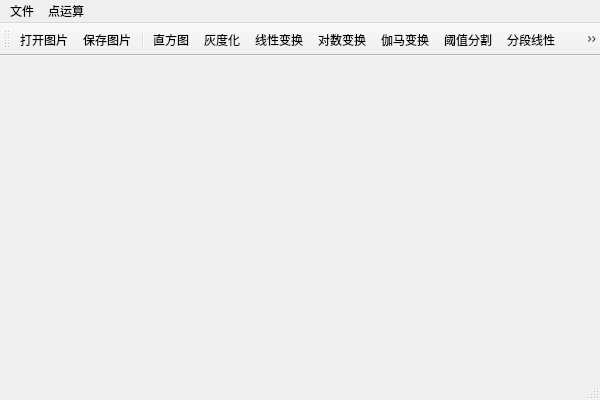
<?xml version="1.0" encoding="UTF-8"?>
<ui version="4.0">
 <class>Image_ProcessClass</class>
 <widget class="QMainWindow" name="Image_ProcessClass">
  <property name="geometry">
   <rect>
    <x>0</x>
    <y>0</y>
    <width>600</width>
    <height>400</height>
   </rect>
  </property>
  <property name="windowTitle">
   <string>Image_Process</string>
  </property>
  <widget class="QWidget" name="centralWidget">
   <layout class="QVBoxLayout" name="verticalLayout">
    <item>
     <widget class="QLabel" name="label_show">
      <property name="autoFillBackground">
       <bool>true</bool>
      </property>
      <property name="text">
       <string/>
      </property>
      <property name="alignment">
       <set>Qt::AlignCenter</set>
      </property>
     </widget>
    </item>
   </layout>
  </widget>
  <widget class="QMenuBar" name="menuBar">
   <property name="geometry">
    <rect>
     <x>0</x>
     <y>0</y>
     <width>600</width>
     <height>23</height>
    </rect>
   </property>
   <widget class="QMenu" name="menu">
    <property name="title">
     <string>文件</string>
    </property>
    <addaction name="actOpen"/>
    <addaction name="actSave"/>
   </widget>
   <widget class="QMenu" name="menu_2">
    <property name="title">
     <string>点运算</string>
    </property>
    <addaction name="actHistm"/>
    <addaction name="actGray"/>
    <addaction name="actLineTrams"/>
    <addaction name="actLog"/>
    <addaction name="actGamma"/>
    <addaction name="actThred"/>
    <addaction name="actSubsection"/>
    <addaction name="actEqualization"/>
    <addaction name="actNorm"/>
   </widget>
   <addaction name="menu"/>
   <addaction name="menu_2"/>
  </widget>
  <widget class="QToolBar" name="mainToolBar">
   <attribute name="toolBarArea">
    <enum>TopToolBarArea</enum>
   </attribute>
   <attribute name="toolBarBreak">
    <bool>false</bool>
   </attribute>
   <addaction name="actOpen"/>
   <addaction name="actSave"/>
   <addaction name="separator"/>
   <addaction name="actHistm"/>
   <addaction name="actGray"/>
   <addaction name="actLineTrams"/>
   <addaction name="actLog"/>
   <addaction name="actGamma"/>
   <addaction name="actThred"/>
   <addaction name="actSubsection"/>
   <addaction name="actEqualization"/>
   <addaction name="actNorm"/>
  </widget>
  <widget class="QStatusBar" name="statusBar"/>
  <action name="actOpen">
   <property name="icon">
    <iconset resource="Image_Process.qrc">
     <normaloff>:/Images/Resources/loadpic.png</normaloff>:/Images/Resources/loadpic.png</iconset>
   </property>
   <property name="text">
    <string>打开图片</string>
   </property>
   <property name="toolTip">
    <string>打开图片</string>
   </property>
   <property name="shortcut">
    <string>Ctrl+O</string>
   </property>
  </action>
  <action name="actSave">
   <property name="icon">
    <iconset resource="Image_Process.qrc">
     <normaloff>:/Images/Resources/save.png</normaloff>:/Images/Resources/save.png</iconset>
   </property>
   <property name="text">
    <string>保存图片</string>
   </property>
   <property name="toolTip">
    <string>保存图片</string>
   </property>
   <property name="shortcut">
    <string>Ctrl+S</string>
   </property>
  </action>
  <action name="actHistm">
   <property name="icon">
    <iconset>
     <normaloff>Resources/histogram.png</normaloff>Resources/histogram.png</iconset>
   </property>
   <property name="text">
    <string>直方图</string>
   </property>
   <property name="toolTip">
    <string>直方图</string>
   </property>
  </action>
  <action name="actLineTrams">
   <property name="icon">
    <iconset>
     <normaloff>Resources/linetransform.png</normaloff>Resources/linetransform.png</iconset>
   </property>
   <property name="text">
    <string>线性变换</string>
   </property>
   <property name="toolTip">
    <string>线性变换</string>
   </property>
  </action>
  <action name="actLog">
   <property name="icon">
    <iconset>
     <normaloff>Resources/logTransform.png</normaloff>Resources/logTransform.png</iconset>
   </property>
   <property name="text">
    <string>对数变换</string>
   </property>
   <property name="toolTip">
    <string>对数变换</string>
   </property>
  </action>
  <action name="actGamma">
   <property name="icon">
    <iconset>
     <normaloff>Resources/gamma.png</normaloff>Resources/gamma.png</iconset>
   </property>
   <property name="text">
    <string>伽马变换</string>
   </property>
   <property name="toolTip">
    <string>伽马变换</string>
   </property>
  </action>
  <action name="actGray">
   <property name="icon">
    <iconset>
     <normaloff>Resources/color_gray.png</normaloff>Resources/color_gray.png</iconset>
   </property>
   <property name="text">
    <string>灰度化</string>
   </property>
   <property name="toolTip">
    <string>灰度化</string>
   </property>
  </action>
  <action name="actEqualization">
   <property name="icon">
    <iconset>
     <normaloff>Resources/equalization.png</normaloff>Resources/equalization.png</iconset>
   </property>
   <property name="text">
    <string>均衡化</string>
   </property>
   <property name="toolTip">
    <string>均衡化</string>
   </property>
  </action>
  <action name="actNorm">
   <property name="icon">
    <iconset>
     <normaloff>Resources/normlization.png</normaloff>Resources/normlization.png</iconset>
   </property>
   <property name="text">
    <string>规定化</string>
   </property>
   <property name="toolTip">
    <string>规定化</string>
   </property>
  </action>
  <action name="actThred">
   <property name="icon">
    <iconset>
     <normaloff>Resources/threshold.png</normaloff>Resources/threshold.png</iconset>
   </property>
   <property name="text">
    <string>阈值分割</string>
   </property>
   <property name="toolTip">
    <string>阈值分割</string>
   </property>
  </action>
  <action name="actSubsection">
   <property name="icon">
    <iconset>
     <normaloff>Resources/subsection.png</normaloff>Resources/subsection.png</iconset>
   </property>
   <property name="text">
    <string>分段线性</string>
   </property>
   <property name="toolTip">
    <string>分段线性变换</string>
   </property>
  </action>
 </widget>
 <layoutdefault spacing="6" margin="11"/>
 <resources>
  <include location="Image_Process.qrc"/>
 </resources>
 <connections/>
</ui>
